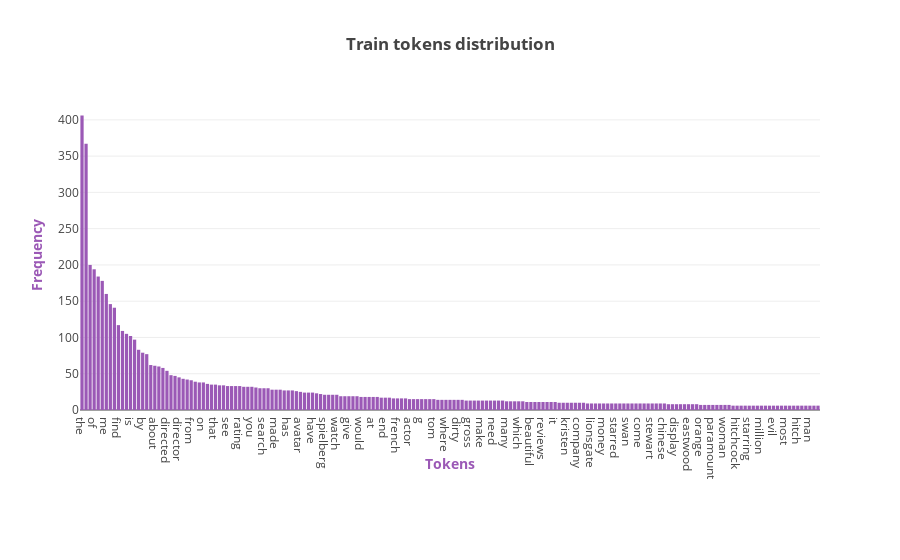

The notebook cell saved with this chart:
### Code cell
X_axis = []
Y_axis = []
sorted_dict = sorted(token_count_dictionary.items(), key=itemgetter(1), reverse=True)

for token, token_count in sorted_dict:
    if token_count > 5:
        X_axis.append(token)
        Y_axis.append(token_count)

assert(len(X_axis) == len(Y_axis)) 

plotly.offline.iplot({
    "data": [Bar(orientation = "v",
                 x = X_axis,
                 y = Y_axis,
                 marker = dict(color = "#9b59b6"))],
    "layout": Layout(title="<b>Train tokens distribution</b>",
                     xaxis=dict(title='<b>Tokens</b>', dtick=3, titlefont=dict(color='#9b59b6')),
                     yaxis=dict(title='<b>Frequency</b>', titlefont=dict(color='#9b59b6')),
                     margin=Margin(b=150)
                    )
})

### Figure 1 — Plotly figure (JSON) as saved in the notebook; plotly's stock layout.template omitted (floating-point values rounded to 4 significant figures; data arrays with more than 128 entries replaced by an {"elided": "..."} marker saying what was removed)
{"data": [{"marker": {"color": "#9b59b6"}, "orientation": "v", "type": "bar", "x": {"elided": "183 str values"}, "y": {"elided": "183 int values"}}], "layout": {"margin": {"b": 150}, "title": "<b>Train tokens distribution</b>", "xaxis": {"dtick": 3, "title": "<b>Tokens</b>", "titlefont": {"color": "#9b59b6"}}, "yaxis": {"title": "<b>Frequency</b>", "titlefont": {"color": "#9b59b6"}}}}
